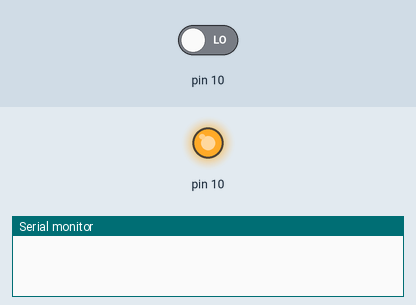
The sketch below on a simulated Arduino Uno, built with avr-gcc and run on an emulated ATmega328P. Shown: output pins drawn as LEDs (lit = HIGH), the last lines printed to the serial monitor. The test bench sets the inputs (shaded band); at power-on: pin 10 LOW.

Above: at 0.02 s.
At 2.5 s:
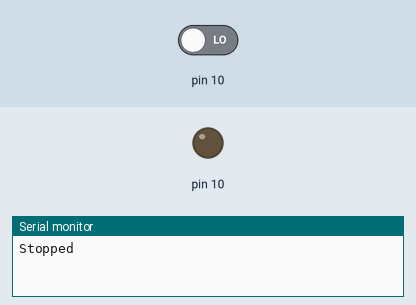
Timing chart, 0 to 6.6 s (numbered marks = the images above):
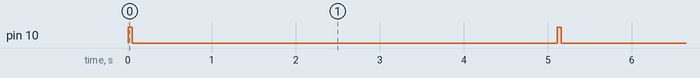

Measured:
- by itself, pin 10: alternates HIGH for 0.05 s and LOW for 5.1 s

The sketch:

fail_safe_unit_test.ino
```cpp
// Ultrasonic Sensor Pins (3-wire mode)
#define uss_left 12
#define uss_mid 10
#define uss_right 4
#define threshold 15

void setup(){
  Serial.begin(9600);
}

void loop(){
  // Check if any of the distances from the 3 ultrasonic sensors were below the threshold.
  if (getUltrasonicDistance(uss_mid) < threshold ||
      getUltrasonicDistance(uss_left) < threshold ||
      getUltrasonicDistance(uss_right) < threshold){
    Serial.println("Stopped");
    delay(5000);
    return;
  }
}

// Calculate distance from ultrasonic sensor readings
int getUltrasonicDistance(int pin){
  pinMode(pin, OUTPUT);
  digitalWrite(pin, HIGH);
  delay(50);
  digitalWrite(pin, LOW);
  pinMode(pin, INPUT);
  int result = pulseIn(pin, HIGH, (unsigned long)60000) / 29 / 2;
  // Serial.println(result);
  return result;
}
```
